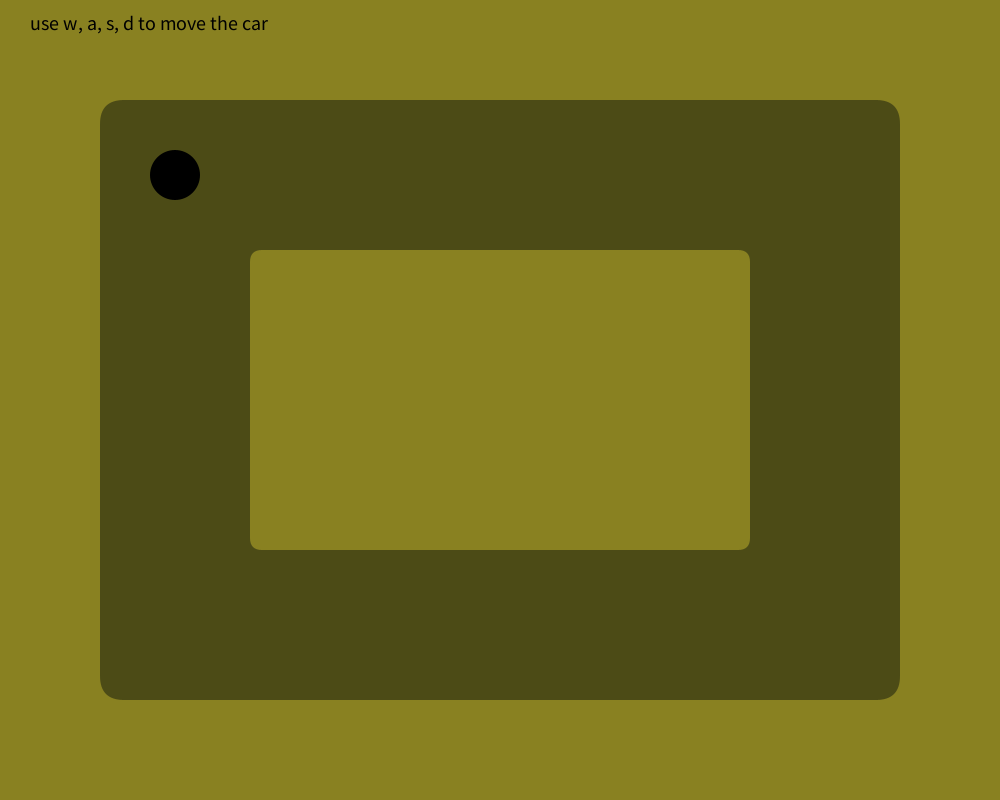
Frame 1 (no input)
Frame 60 (the mouse pressed at the canvas centre just before this capture): identical to frame 1, image omitted
Frame 120 (the mouse held since frame 60 and released just before this capture): identical to frame 1, image omitted

The Processing sketch that drew this single still picture (run headless with seeded random() and noise(); from frame 60 on, the mouse is pressed at the canvas centre):

// Processing sketch: HW_11
// ── HW_11.pde
final color backgroundCol = color(137, 129, 33);
final Rail rail = new Rail();
final Car car = new Car();
final boolean[] keys = new boolean[4];

void setup() {
    textSize(20);
    size(1000, 800);
}

void draw() {
    background(backgroundCol);
    rail.draw();
    car.update();
    car.draw();
    fill(0);
    text("use w, a, s, d to move the car", 30, 30);
}

void keyPressed() {
    if (key == 'w') keys[0] = true;
    if (key == 'a') keys[1] = true;
    if (key == 's') keys[2] = true;
    if (key == 'd') keys[3] = true;
}

void keyReleased() {
    if (key == 'w') keys[0] = false;
    if (key == 'a') keys[1] = false;
    if (key == 's') keys[2] = false;
    if (key == 'd') keys[3] = false;
}
// ── Car.pde
class Car {
    final PVector position = new PVector(175, 175);
    final PVector velocity = new PVector(0, 0);
    PVector acceleration = new PVector(0, 0);

    void update() {
        acceleration = new PVector(0, 0);
        if (keys[0]) applyForce(new PVector(0, -1));
        if (keys[1]) applyForce(new PVector(-1, 0));
        if (keys[2]) applyForce(new PVector(0, 1));
        if (keys[3]) applyForce(new PVector(1, 0));

        velocity.add(acceleration);
        position.add(velocity);

        position.x = constrain(position.x, 0, width);
        position.y = constrain(position.y, 0, height);

        if (position.x == 0 || position.x == width) velocity.x = 0;
        if (position.y == 0 || position.y == height) velocity.y = 0;

        friction();
    }

    void applyForce(PVector force) {
        acceleration.add(force.mult(0.1));
    }

    void friction() {
        loadPixels();
        if (pixels[(int)position.x + (int)position.y*width] == rail.col) 
            velocity.mult(0.99);
        else velocity.mult(0.9);
        updatePixels();
    }

    void draw() {
        fill(0);
        ellipse(position.x, position.y, 50, 50);
    }
}
// ── Rail.pde
class Rail {
    final color col = color(76, 75, 22);

    void draw() {
        fill(col);
        noStroke();
        rect(100, 100, 800, 600, 24);
        fill(backgroundCol);
        rect(250, 250, 500, 300, 12);
    }
}
